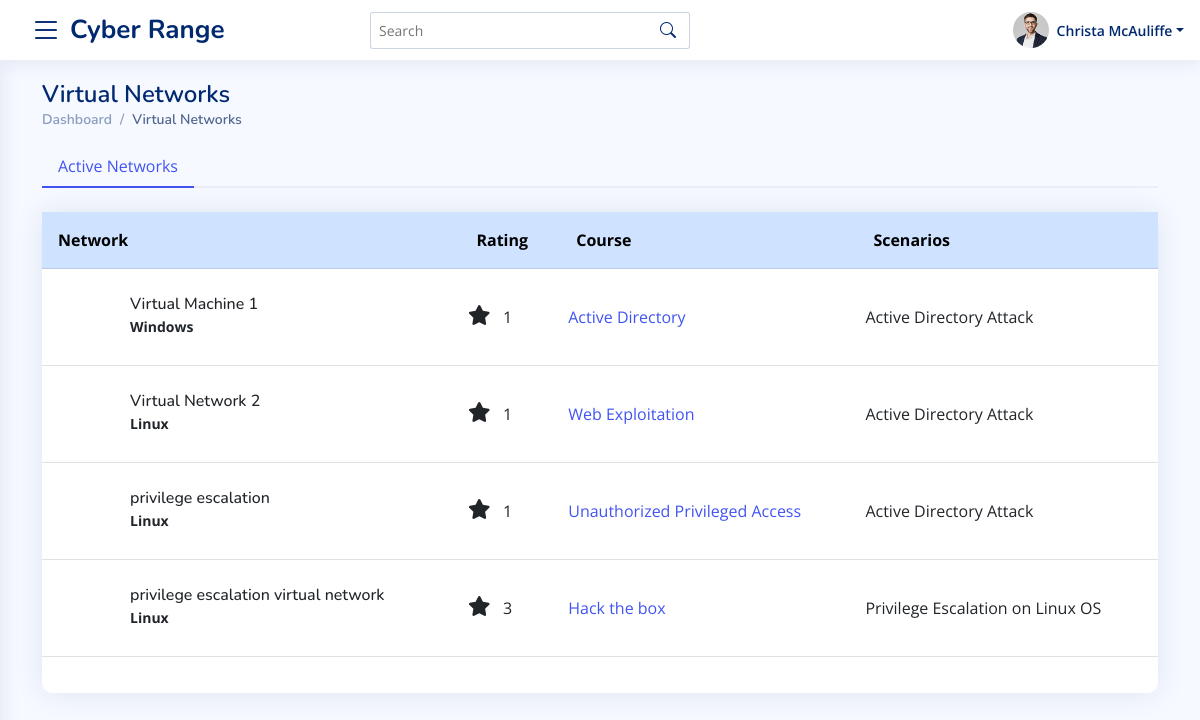
/instructor/virtaul-networks (signed in), run on an earlier commit of the app's database.
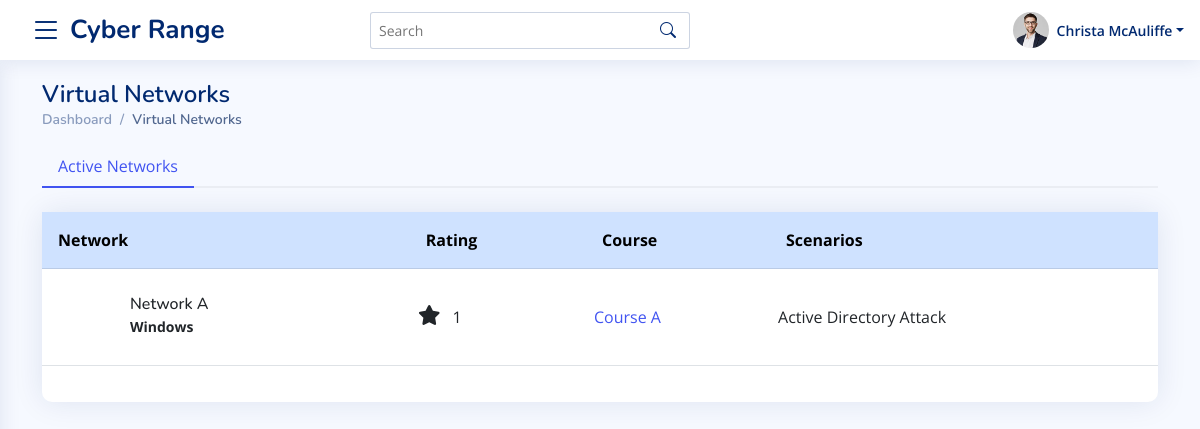
And on a later commit of the database.
### accounts/models.py (models this page shows, shortened)
class User(AbstractBaseUser):
    username = models.CharField(
        verbose_name="Username",
        max_length=255,
        default="",
        blank=True,
        unique=False,
    )
    email = models.EmailField(
        verbose_name='email address',
        max_length=255,
        unique=True,
    )
    is_active = models.BooleanField(default=True, help_text="User is verified and have access to the website. Admin can also block a user by un-check this field")
    is_staff = models.BooleanField(default=False , editable=False) # a admin user; non super-user
    is_superuser = models.BooleanField(default=False, help_text="Superuser of the whole website.") # a superuser
    is_student = models.BooleanField(default=False)
    is_instructor = models.BooleanField(default=False)
    is_admin = models.BooleanField(default=False)
    groups = models.ManyToManyField(
        Group,
        verbose_name=_('groups'),
        blank=True,
        help_text=_(
            'The groups this user belongs to. A user will get all permissions '
            'granted to each of their groups.'
        ),
        related_name="user_groups_set",
        related_query_name="user",
    )
    permissions = models.ManyToManyField(
        Permission,
        verbose_name=_('user permissions'),
        blank=True,
        help_text=_('Specific permissions for this user.'),
        related_name="user_permissions_set",
        related_query_name="user",
    )
    date_joined = models.DateTimeField(_('Date Joined'), blank=True, null=True, auto_now_add=True)
    updated= models.DateTimeField( verbose_name= _('Last Updated Timestamp') , auto_now= True)
    USERNAME_FIELD = 'email'
    REQUIRED_FIELDS = [] # Email & Password are required by default.
    objects = UserManager()

### master_app/models.py (models this page shows, shortened)
class VirtualNetwork(models.Model):
    course = models.ForeignKey(Course, on_delete=models.CASCADE)
    name = models.CharField(max_length=100)
    description = RichTextField()
    operating_system = models.CharField(max_length=3, default=1 , choices=OPERATING_SYSTEM_CHOICES)
    scenarios = models.CharField(max_length=50, default="1" , choices=SCENARIOS_CATEGORYIES)
    rating  = models.CharField(max_length=1 , default="1", choices=RATING_CHOICES)
    config_file_url = models.URLField(max_length=300 , default="" , blank=True, null=True)
    ip_address = models.GenericIPAddressField(blank=True, null=True)
    topology_image = models.ImageField(upload_to="topologies/", blank=True, null=True)
    ssh_file = models.FileField(upload_to="sshFiles/" , blank=True, null=True)
    instructions = RichTextField(blank = True, null=True, default="")
    def get_operating_system(self):
        try:
            return OPERATING_SYSTEM_CHOICES_TEXT[self.operating_system]
        except:
            return None
    def get_scenarios(self):
        try:
            return SCENARIOS_CATEGORYIES_TEXT[self.scenarios]
        except:
            return None

class Course(models.Model):
    instructor = models.ForeignKey(User, on_delete=models.CASCADE)
    name = models.CharField(max_length=100)
    start_time = models.DateTimeField(auto_now_add=False, default=timezone.now)
    end_time = models.DateTimeField(auto_now_add=False, default=timezone.now)
    created_timestamp = models.DateTimeField( auto_now_add=True )
    description = RichTextField()
    is_approved = models.CharField(max_length=2, choices=APPROVED_CHOICES, default="1")
    def __str__(self):
        return self.name

### master_app/views.py (the view)
# urls.py: path("instructor/virtaul-networks", views.InstructorVirtualNetworkList, name="instructor-virtual-network-url"),
@login_required
@teacher_required
def InstructorVirtualNetworkList(request):
    networks = [i for x in Course.objects.filter(instructor = request.user) for i in x.virtualnetwork_set.all() if len(x.virtualnetwork_set.all())>0 ]
    template_name = 'master_app/instructor/virutal_netwroks.html'
    context = {
        "networks" : networks
    }
    return render(request, template_name, context)

### master_app/templates/master_app/instructor/virutal_netwroks.html (shortened to what this page needs)
{%  extends 'base.html' %}
{% load static %}
{% block content %}
<main id="main" class="main">
    <section class="section dashboard">
      <div class="container">
        <div class="row">
          <div class="col-12">
            <div class="pagetitle">
              <h1>Virtual Networks</h1>
              <nav>
                  <ol class="breadcrumb">
                      <li class="breadcrumb-item"><a href="{% url 'instructor-dasboard-url' %}">Dashboard</a></li>
                      <li class="breadcrumb-item active">Virtual Networks</li>
                  </ol>
              </nav>
            </div>
          </div>
        </div>
            <div class="row">
                <div class="col-12">
                    <div class="card shadow-none bg-transparent p-0">
                        <div class="card-body px-0">
                            <ul class="nav nav-tabs nav-tabs-bordered" id="borderedTab" role="tablist">
                                <li class="nav-item" role="presentation">
                                  <button class="nav-link active" id="home-tab" data-bs-toggle="tab" data-bs-target="#bordered-home" type="button" role="tab" aria-controls="home" aria-selected="true">Active Networks</button>
                                </li>
                              </ul>
                              <div class="tab-content pt-2" id="borderedTabContent">
                                <div class="tab-pane fade show active" id="bordered-home" role="tabpanel" aria-labelledby="home-tab">
                                    <div class="card  mt-3">
                                        <div class="card-body px-0">
                                          <table class="table">
                                            <thead class="table-primary ">
                                              <tr >
                                                <th scope="col" class="p-3">Network</th>
                                                <th scope="col" class="p-3">Rating</th>
                                                <th scope="col" class="p-3">Course</th>
                                                <th scope="col" class="p-3">Scenarios</th>
                                              </tr>
                                            </thead>
                                            <tbody>
                                              {% for network in networks %}
                                                <tr >
                                                  <td class="py-3">
                                                      <div class="d-flex align-items-center">
                                                          <div class="card-icon rounded-circle d-flex align-items-center justify-content-center">
                                                          </div>
                                                          <div class="ps-3">
                                                            <h6 class="mb-0">{{ network.name }}</h6>
                                                            <span class=" small pt-1 fw-bold">{{ network.get_operating_system }}</span>
                                                          </div>
                                                        </div>
                                                  </td>
                                                  <td class="align-middle">
                                                      <i class="fas fa-star circle-icon fs-5 me-2"></i> {{ network.rating }}
                                                  </td>
                                                  <td class="align-middle">
                                                    <a href="{% url 'instructor-courses-details-url' network.course.id %}">{{ network.course }}</a>
                                                  </td>
                                                  <td class="align-middle">
                                                    {{ network.get_scenarios }}
                                                  </td>
                                                </tr>
                                              {% endfor %}
                                            </tbody>
                                          </table>
                                        </div>
                                    </div>
                                </div>
                              </div>
                        </div>
                    </div>
                </div>
            </div>
          </div>
    </section>
</main>
{% endblock %}

### master_app/templates/master_app/base.html (shortened to what this page needs)
<!doctype html>
<html lang="en">
<head>
    {% include 'style.html' %}
</head>
<body class="toggle-sidebar">
    {% block header %}
        {% include 'header.html' %}
    {% endblock header %}
    {% block content %}
    {% endblock content %}
</body>
</html>

### master_app/templates/master_app/style.html (shortened to what this page needs)
{% load static %}
  <link href="{% static 'assets/vendor/bootstrap/css/bootstrap.min.css' %}" rel="stylesheet">
  <link href="{% static 'assets/vendor/bootstrap-icons/bootstrap-icons.css' %}" rel="stylesheet">
  <link href="{% static 'assets/vendor/boxicons/css/boxicons.min.css' %}" rel="stylesheet">
  <link rel="stylesheet" href="{% static 'assets/vendor/fontawesome/all.min.css' %}" />
  <link href="{% static 'assets/vendor/simple-datatables/style.css' %}" rel="stylesheet">
<link href="{% static 'assets/css/style.css' %}" rel="stylesheet">
<link rel="stylesheet" href="{% static 'assets/vendor/ripple/ripple.min.css' %}" />
<link rel="stylesheet" href="{% static 'assets/vendor/notification/noty.css' %}" />

### master_app/templates/master_app/header.html (shortened to what this page needs)
{% load static %}
<header   class="header fixed-top d-flex align-items-center sticky-top">
  <div class="d-flex align-items-center justify-content-between">
    <i class="bi bi-list toggle-sidebar-btn"></i>
    <a href="{% url 'master_index' %}" class="logo d-flex align-items-center ms-2">
      <span class="d-none d-lg-block">Cyber Range</span>
    </a>
  </div>
  <div class="search-bar">
    <form class="search-form d-flex align-items-center" method="POST" action="#">
      <input type="text" name="query" placeholder="Search" title="Enter search keyword">
      <button type="submit" title="Search"><i class="bi bi-search"></i></button>
    </form>
  </div>
  <nav class="header-nav ms-auto">
    <ul class="d-flex align-items-center">
      {% if request.user.is_authenticated %}
      <li class="nav-item dropdown pe-3">
        <a class="nav-link nav-profile d-flex align-items-center pe-0" href="#" data-bs-toggle="dropdown">
          <img src="{% static 'assets/img/profile-img.jpg' %}" alt="Profile" class="rounded-circle">
          <span class="d-none d-md-block dropdown-toggle ps-2">{{ request.user.username }}</span>
        </a>
      </li>
      {% endif %}
    </ul>
  </nav>
</header>

### master_app/templates/master_app/instructor/offcanvas_network.html (shortened to what this page needs)
{% load static %}

### master_app/templates/master_app/script.html (shortened to what this page needs)
{% load static %}

### master_app/static/assets/css/style.css (style rules this page uses)
:root { scroll-behavior: smooth; }
body { font-family: "Open Sans", sans-serif; background: #f6f9ff; color: #444444; }
a { color: #4154f1; text-decoration: none; }
h1, h2, h3, h4, h5, h6 { font-family: "Nunito", sans-serif; }
#main { margin-top: 60px; padding: 20px 30px; transition: all 0.3s; }
.pagetitle { margin-bottom: 10px; }
.pagetitle h1 { font-size: 24px; margin-bottom: 0; font-weight: 600; color: #012970; }
.card { margin-bottom: 30px; border: none; border-radius: 5px; box-shadow: 0px 0 30px rgba(1, 41, 112, 0.1); }
.card-body { padding: 0 20px 20px 20px; }
.breadcrumb { font-size: 14px; font-family: "Nunito", sans-serif; color: #899bbd; font-weight: 600; }
.breadcrumb a { color: #899bbd; transition: 0.3s; }
.breadcrumb .breadcrumb-item::before { color: #899bbd; }
.breadcrumb .active { color: #51678f; font-weight: 600; }
.nav-tabs-bordered { border-bottom: 2px solid #ebeef4; }
.nav-tabs-bordered .nav-link { margin-bottom: -2px; border: none; color: #2c384e; }
.nav-tabs-bordered .nav-link.active { background-color: #fff; color: #4154f1; border-bottom: 2px solid #4154f1; }
.logo { line-height: 1; }
@media (min-width: 1200px) { .logo { width: 280px; } }
.logo span { font-size: 26px; font-weight: 700; color: #012970; font-family: "Nunito", sans-serif; }
.header { transition: all 0.5s; z-index: 997; height: 60px; box-shadow: 0px 2px 20px rgba(1, 41, 112, 0.1); background-color: #fff; padding-left: 20px; }
.header .toggle-sidebar-btn { font-size: 32px; padding-left: 10px; cursor: pointer; color: #012970; }
.header .search-bar { min-width: 360px; padding: 0 20px; }
.header .search-form { width: 100%; }
.header .search-form input { border: 0; font-size: 14px; color: #012970; border: 1px solid rgba(1, 41, 112, 0.2); padding: 7px 38px 7px 8px; border-radius: 3px; transition: 0.3s; width: 100%; }
.header .search-form button { border: 0; padding: 0; margin-left: -30px; background: none; }
.header .search-form button i { color: #012970; }
.header-nav ul { list-style: none; }
.header-nav>ul { margin: 0; padding: 0; }
.header-nav .nav-profile { color: #012970; }
.header-nav .nav-profile img { max-height: 36px; }
.header-nav .nav-profile span { font-size: 14px; font-weight: 600; }
@media (min-width: 1200px) { #main, #footer { margin-left: 300px; } }
@media (min-width: 1200px) { .toggle-sidebar #main, .toggle-sidebar #footer { margin-left: 0; } }
.dashboard .card-icon { font-size: 32px; line-height: 0; width: 64px; height: 64px; flex-shrink: 0; flex-grow: 0; }

### master_app/templates/master_app/base.html (style rules this page uses)
#main { margin-top: 0; }
.card { border-radius: 0.625rem; }

### master_app/templates/master_app/instructor/virutal_netwroks.html (style rules this page uses)
.nav-tabs-bordered .nav-link.active { background-color: transparent; }

What changed in the data, as far as the page shows it:
removed VirtualNetwork: name "Virtual Machine 1", get_operating_system "Windows", rating "1", course "Active Directory", get_scenarios "Active Directory Attack"
removed VirtualNetwork: name "Virtual Network 2", get_operating_system "Linux", rating "1", course "Web Exploitation", get_scenarios "Active Directory Attack"
removed VirtualNetwork: name "privilege escalation", get_operating_system "Linux", rating "1", course "Unauthorized Privileged Access", get_scenarios "Active Directory Attack"
removed VirtualNetwork: name "privilege escalation virtual network", get_operating_system "Linux", rating "3", course "Hack the box", get_scenarios "Privilege Escalation on Linux OS"
added VirtualNetwork: name "Network A", get_operating_system "Windows", rating "1", course "Course A", get_scenarios "Active Directory Attack"
